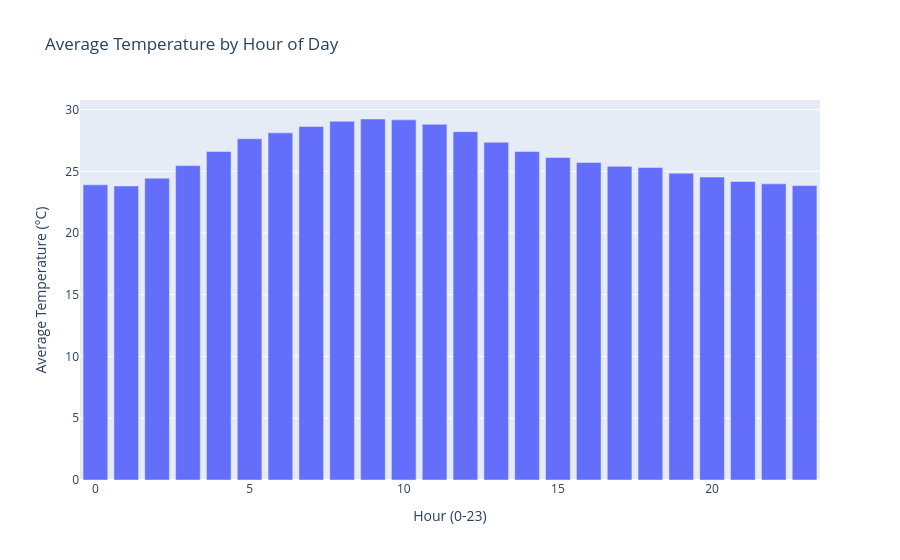

Here is the notebook cell this chart was saved with:
### Markdown cell above
**Plot 2 — Average temperature by hour of day.** Shows the daily cycle: usually cooler
in the early morning and warmer in the afternoon. This is *why* `HOUR` is a useful feature.

### Code cell
hourly_avg = plot_data.groupby("HOUR", as_index=False)[TARGET].mean()

fig2 = px.bar(hourly_avg, x="HOUR", y=TARGET, title="Average Temperature by Hour of Day")
fig2.update_layout(xaxis_title="Hour (0-23)", yaxis_title="Average Temperature (°C)")
fig2.show()

### Figure 1 — Plotly figure (JSON) as saved in the notebook; plotly's stock layout.template omitted (floating-point values rounded to 4 significant figures)
{"data": [{"hovertemplate": "HOUR=%{x}<br>TEMPERATURE=%{y}<extra></extra>", "legendgroup": "", "marker": {"color": "#636efa", "pattern": {"shape": ""}}, "name": "", "orientation": "v", "showlegend": false, "textposition": "auto", "type": "bar", "x": [0, 1, 2, 3, 4, 5, 6, 7, 8, 9, 10, 11, 12, 13, 14, 15, 16, 17, 18, 19, 20, 21, 22, 23], "xaxis": "x", "y": [23.9, 23.81, 24.45, 25.46, 26.61, 27.63, 28.11, 28.63, 29.05, 29.24, 29.17, 28.81, 28.21, 27.36, 26.6, 26.12, 25.72, 25.4, 25.31, 24.84, 24.53, 24.18, 23.99, 23.84], "yaxis": "y"}], "layout": {"barmode": "relative", "legend": {"tracegroupgap": 0}, "title": {"text": "Average Temperature by Hour of Day"}, "xaxis": {"anchor": "y", "domain": [0, 1], "title": {"text": "Hour (0-23)"}}, "yaxis": {"anchor": "x", "domain": [0, 1], "title": {"text": "Average Temperature (°C)"}}}}
